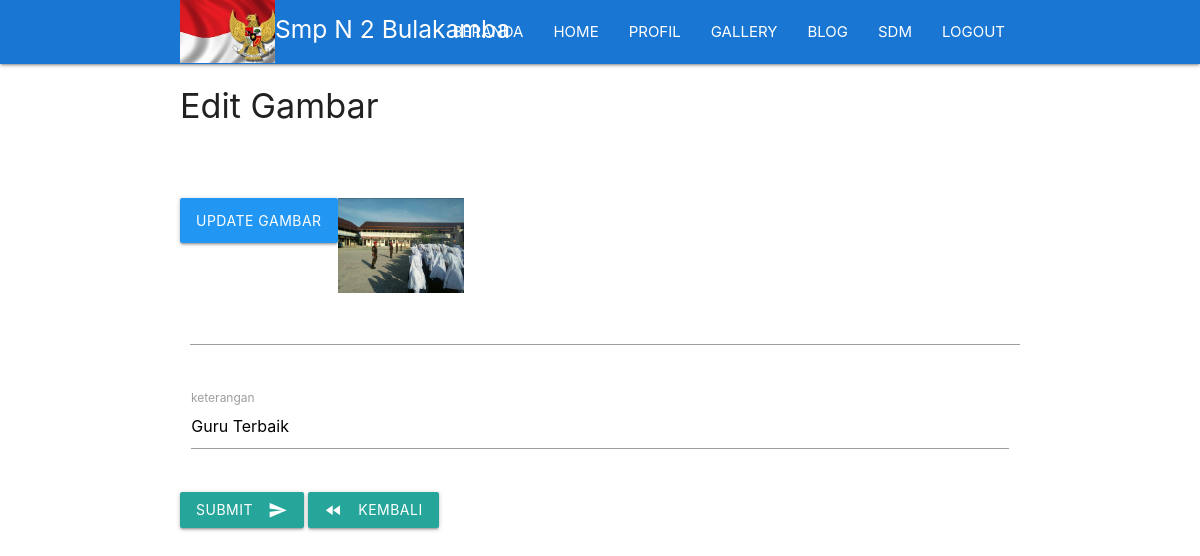
The page /page/index.php?page=galeri&aksi=editgaleri&id=1 (signed in) on the database its author committed.
### tables this page shows
CREATE TABLE `galeri` (
  `id` int(11) NOT NULL,
  `galeri` varchar(200) NOT NULL,
  `keterangan` varchar(200) NOT NULL
);

### page/galeri/gambarsekolah/edit.php (the view, shortened to what this page needs)
<?php
	$id = $_GET['id'];
	$result = mysqli_query($conn, "select * from galeri where id='$id' ");
	$data = mysqli_fetch_assoc($result);
?>
<!DOCTYPE html>
<html>
	<head>
	<link type="text/css" rel="stylesheet" href="../../assets/css/materialize.min.css"  media="screen,projection"/>
	<link rel="stylesheet" type="text/css" href="../../assets/css/style.css">
	</head>
<body >
	<div class="container">
		<h4>Edit Gambar</h4><br><br>
	   <form action="" method="post" enctype="multipart/form-data">
	  <div class="row">
	      <div class="file-field input-field">
      		<div class="btn blue">
      		  <span>Update Gambar</span>
     		</div>
      			<img src="../assets/img/galery/<?php echo $data['galeri'] ?>" width="15%">
      <div class="file-path-wrapper">
        <input class="file-path validate" type="text">
	      </div>
	    </div>
	  </div>
	   	<div class="row">
	    <div class="input-field col s12">
	      <input id="keterangan" name="keterangan" type="text" class="" value="<?php echo $data['keterangan'] ?>">
	      <label for="keterangan">keterangan</label>
	    </div>
	  </div>
	  <button class="btn waves-effect waves-light" type="submit" name="ubah">Submit
	    <i class="material-icons right">send</i>
	  </button>
	  <a href="index.php?page=galeri" class="btn waves-effect waves-light" ><i class="material-icons left">fast_rewind</i>Kembali</a>
	    </form>
	</div>
</body>
</html>

### rows shown on the page
galeri: galeri (picture), keterangan "Guru Terbaik"
